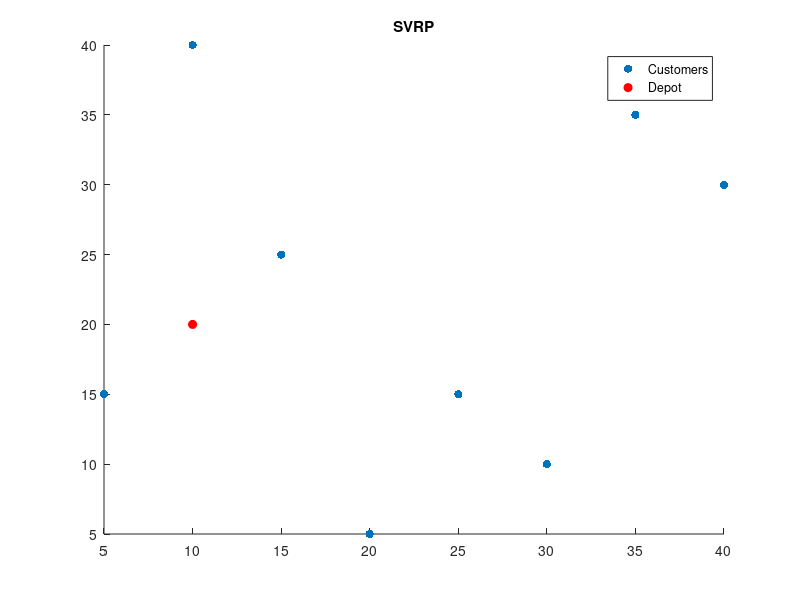

Write MATLAB code to recreate this figure. (Note: this script raises an error after producing the figure.)
%% Stochastic Vehicle Routing Problem (SVRP)
NUM_VEHICLES = 3;
initialTemperature = 1000;
coolingRate = 0.95;
iterations = 10000;
coordinates = [
    10, 20;
    15, 25;
    30, 10;
    25, 15;
    40, 30;
    35, 35;
    20, 5;
    5, 15;
    10, 40
];
x = coordinates(:, 1);
y = coordinates(:, 2);
NUM_CUSTOMERS = size(coordinates, 1);
figure;
hold on;
scatter(x, y, 'filled', 'DisplayName', 'Customers');
scatter(x(1), y(1), 'filled', 'MarkerEdgeColor', 'r', 'MarkerFaceColor', 'r', 'DisplayName', 'Depot');
legend('show');
title('SVRP');
rng('shuffle');  
bestSolution = simulatedAnnealing(initialTemperature, coolingRate, iterations, NUM_CUSTOMERS, NUM_VEHICLES, x, y);
for v = 1:NUM_VEHICLES
    route = bestSolution.routes{v};
    if ~isempty(route)
        route = [1; route(:); 1]; 
        plot(x(route), y(route), '-o', 'LineWidth', 1.5, 'MarkerSize', 8, ...
            'DisplayName', sprintf('Vehicle %d', v));
    end
end
legend('show');
hold off;
function bestSolution = simulatedAnnealing(initialTemperature, coolingRate, iterations, NUM_CUSTOMERS, NUM_VEHICLES, x, y)
    DEPOT_INDEX = 1; 
    bestSolution.routes = cell(NUM_VEHICLES, 1);
    bestSolution.cost = inf;
    currentSolution = generateInitialSolution(NUM_CUSTOMERS, NUM_VEHICLES, x, y);
    temperature = initialTemperature;
    for i = 1:iterations
        neighborSolution = generateNeighborSolution(currentSolution, NUM_VEHICLES, x, y);
        deltaCost = neighborSolution.cost - currentSolution.cost;
        if deltaCost < 0 || exp(-deltaCost / temperature) > rand()
            currentSolution = neighborSolution;
        end
        if currentSolution.cost < bestSolution.cost
            bestSolution = currentSolution;
        end
        temperature = temperature * coolingRate;
    end
end
function initialSolution = generateInitialSolution(NUM_CUSTOMERS, NUM_VEHICLES, x, y)
    DEPOT_INDEX = 1; 
    initialSolution.routes = cell(NUM_VEHICLES, 1);
    initialSolution.cost = 0;
    initialSolution.routes{1} = [2, 5, 7];
    initialSolution.routes{2} = [3, 4];
    initialSolution.routes{3} = [6, 8, 9];
    for v = 1:NUM_VEHICLES
        route = initialSolution.routes{v};
        if ~isempty(route)
            prevNode = DEPOT_INDEX;
            for i = 1:length(route)
                customer = route(i);
                initialSolution.cost = initialSolution.cost + ...
                    euclideanDistance(x(prevNode), y(prevNode), x(customer), y(customer));
                prevNode = customer;
            end
            initialSolution.cost = initialSolution.cost + ...
                euclideanDistance(x(prevNode), y(prevNode), x(DEPOT_INDEX), y(DEPOT_INDEX));
        end
    end
end
function neighborSolution = generateNeighborSolution(currentSolution, NUM_VEHICLES, x, y)
    DEPOT_INDEX = 1; 
    neighborSolution = currentSolution;
    vehicle1 = randi(NUM_VEHICLES);
    vehicle2 = randi(NUM_VEHICLES);
    while vehicle1 == vehicle2
        vehicle2 = randi(NUM_VEHICLES);
    end
    route1 = neighborSolution.routes{vehicle1};
    route2 = neighborSolution.routes{vehicle2};
    if ~isempty(route1) && ~isempty(route2)
        customer1 = randi(length(route1));
        customer2 = randi(length(route2));
        temp = route1(customer1);
        route1(customer1) = route2(customer2);
        route2(customer2) = temp;
        neighborSolution.routes{vehicle1} = route1;
        neighborSolution.routes{vehicle2} = route2;
        neighborSolution.cost = 0;
        for v = 1:NUM_VEHICLES
            route = neighborSolution.routes{v};
            if ~isempty(route)
                prevNode = DEPOT_INDEX;
                for i = 1:length(route)
                    customer = route(i);
                    neighborSolution.cost = neighborSolution.cost + ...
                        euclideanDistance(x(prevNode), y(prevNode), x(customer), y(customer));
                    prevNode = customer;
                end
                neighborSolution.cost = neighborSolution.cost + ...
                    euclideanDistance(x(prevNode), y(prevNode), x(DEPOT_INDEX), y(DEPOT_INDEX));
            end
        end
    end
end
function distance = euclideanDistance(x1, y1, x2, y2)
    distance = sqrt((x1 - x2)^2 + (y1 - y2)^2);
end
